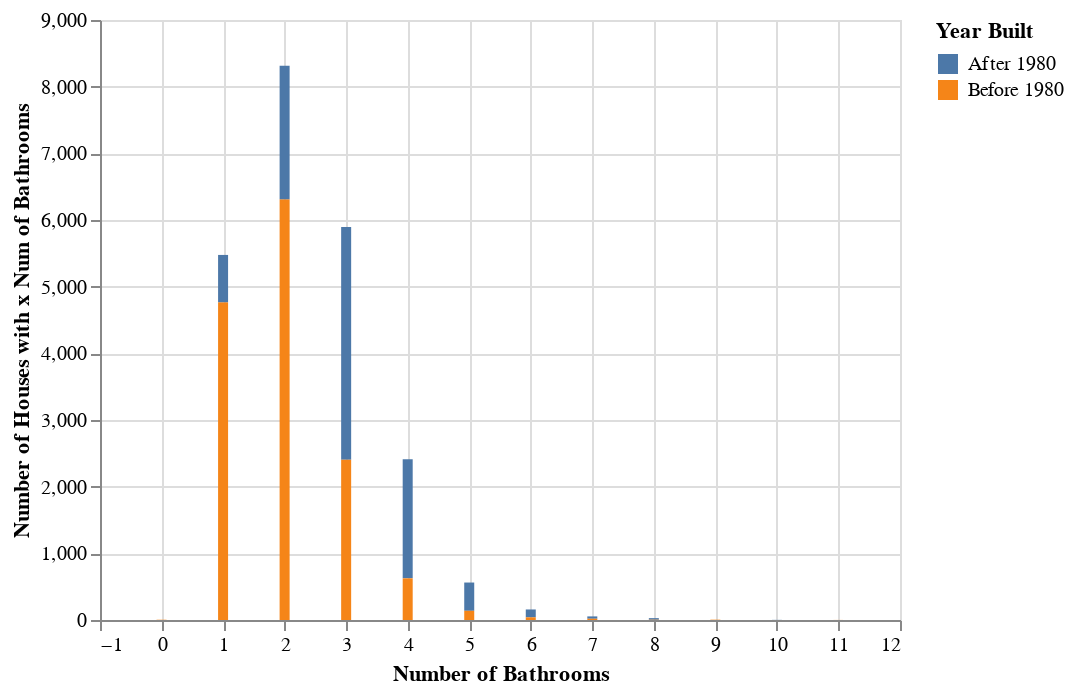

Notebook code for this chart:
### Code cell
chart = (alt.Chart(numbaths1980_df)
        .encode(x= alt.X("numbaths", title = "Number of Bathrooms", ),
                y = alt.Y("count", title = "Number of Houses with x Num of Bathrooms", ),
                color= alt.Color("time_description",title="Year Built"))
        .mark_bar())

chart

### Figure 1 — Vega-Lite specification as saved in the notebook (floating-point values rounded to 4 significant figures)
{"config": {"view": {"continuousWidth": 400, "continuousHeight": 300}}, "data": {"name": "data-43b45d1ec620622d6fc978ed3081c399"}, "mark": "bar", "encoding": {"color": {"type": "nominal", "field": "time_description", "title": "Year Built"}, "x": {"type": "quantitative", "field": "numbaths", "title": "Number of Bathrooms"}, "y": {"type": "quantitative", "field": "count", "title": "Number of Houses with x Num of Bathrooms"}}, "$schema": "https://vega.github.io/schema/vega-lite/v4.8.1.json", "datasets": {"data-43b45d1ec620622d6fc978ed3081c399": [{"before1980": 1, "numbaths": 2, "count": 6313, "time_description": "Before 1980"}, {"before1980": 1, "numbaths": 1, "count": 4767, "time_description": "Before 1980"}, {"before1980": 0, "numbaths": 3, "count": 3493, "time_description": "After 1980"}, {"before1980": 1, "numbaths": 3, "count": 2403, "time_description": "Before 1980"}, {"before1980": 0, "numbaths": 2, "count": 2002, "time_description": "After 1980"}, {"before1980": 0, "numbaths": 4, "count": 1787, "time_description": "After 1980"}, {"before1980": 0, "numbaths": 1, "count": 709, "time_description": "After 1980"}, {"before1980": 1, "numbaths": 4, "count": 625, "time_description": "Before 1980"}, {"before1980": 0, "numbaths": 5, "count": 424, "time_description": "After 1980"}, {"before1980": 1, "numbaths": 5, "count": 138, "time_description": "Before 1980"}, {"before1980": 0, "numbaths": 6, "count": 118, "time_description": "After 1980"}, {"before1980": 1, "numbaths": 6, "count": 40, "time_description": "Before 1980"}, {"before1980": 0, "numbaths": 7, "count": 35, "time_description": "After 1980"}, {"before1980": 0, "numbaths": 8, "count": 24, "time_description": "After 1980"}, {"before1980": 1, "numbaths": 7, "count": 19, "time_description": "Before 1980"}, {"before1980": 1, "numbaths": 9, "count": 5, "time_description": "Before 1980"}, {"before1980": 1, "numbaths": 0, "count": 4, "time_description": "Before 1980"}, {"before1980": 1, "numbaths": 8, "count": 4, "time_description": "Before 1980"}, {"before1980": 0, "numbaths": 10, "count": 2, "time_description": "After 1980"}, {"before1980": 1, "numbaths": 11, "count": 1, "time_description": "Before 1980"}]}}
